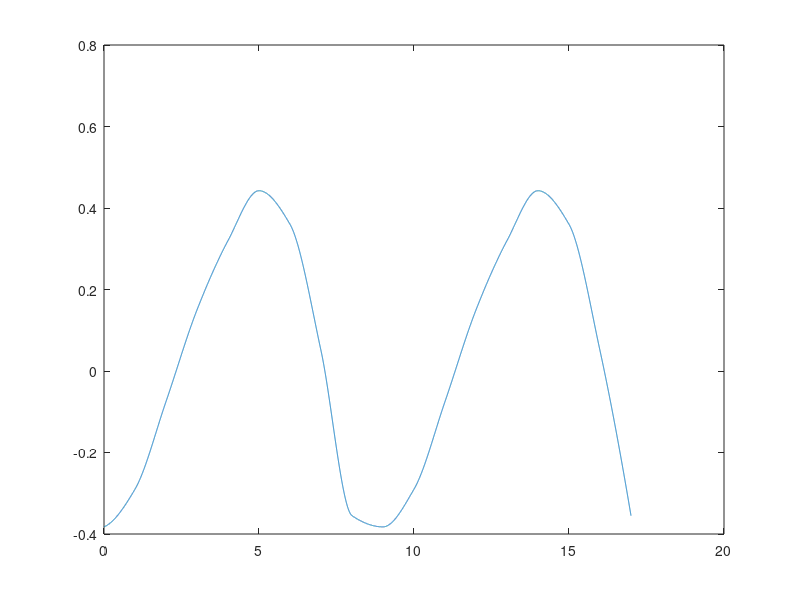

Reproduce this figure in MATLAB.
n=0:1:17;
c=16;
ni=0:0.001:17;
p=[0.0675, 0.16, 0.375, 0.6, 0.77, 0.8925, 0.81, 0.5, 0.095, 0.0675, 0.16, 0.375, 0.6, 0.77, 0.8925, 0.81, 0.5, 0.095];
p=p-0.45;
yi=pchip(n, p, ni);

Pi=1/((3*c)*(p(1) + 4*(p(2)+p(4)+p(6)+p(8))+2*(p(3)+p(5)+p(7))+p(9)));
plot(ni,yi)
p
